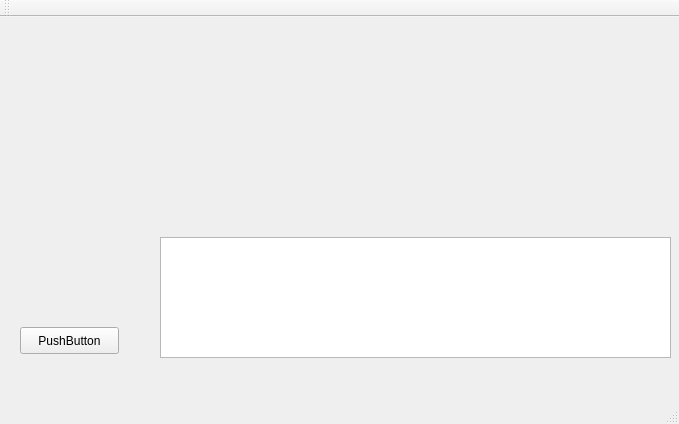
<?xml version="1.0" encoding="UTF-8"?>
<ui version="4.0">
 <class>MainWindow</class>
 <widget class="QMainWindow" name="MainWindow">
  <property name="geometry">
   <rect>
    <x>0</x>
    <y>0</y>
    <width>679</width>
    <height>424</height>
   </rect>
  </property>
  <property name="windowTitle">
   <string>MainWindow</string>
  </property>
  <widget class="QWidget" name="centralWidget">
   <widget class="QPushButton" name="openTxt">
    <property name="geometry">
     <rect>
      <x>20</x>
      <y>310</y>
      <width>99</width>
      <height>27</height>
     </rect>
    </property>
    <property name="text">
     <string>PushButton</string>
    </property>
   </widget>
   <widget class="QTableView" name="tableView">
    <property name="geometry">
     <rect>
      <x>160</x>
      <y>220</y>
      <width>511</width>
      <height>121</height>
     </rect>
    </property>
   </widget>
  </widget>
  <widget class="QMenuBar" name="menuBar">
   <property name="geometry">
    <rect>
     <x>0</x>
     <y>0</y>
     <width>679</width>
     <height>25</height>
    </rect>
   </property>
  </widget>
  <widget class="QToolBar" name="mainToolBar">
   <attribute name="toolBarArea">
    <enum>TopToolBarArea</enum>
   </attribute>
   <attribute name="toolBarBreak">
    <bool>false</bool>
   </attribute>
  </widget>
  <widget class="QStatusBar" name="statusBar"/>
 </widget>
 <layoutdefault spacing="6" margin="11"/>
 <resources/>
 <connections/>
</ui>
